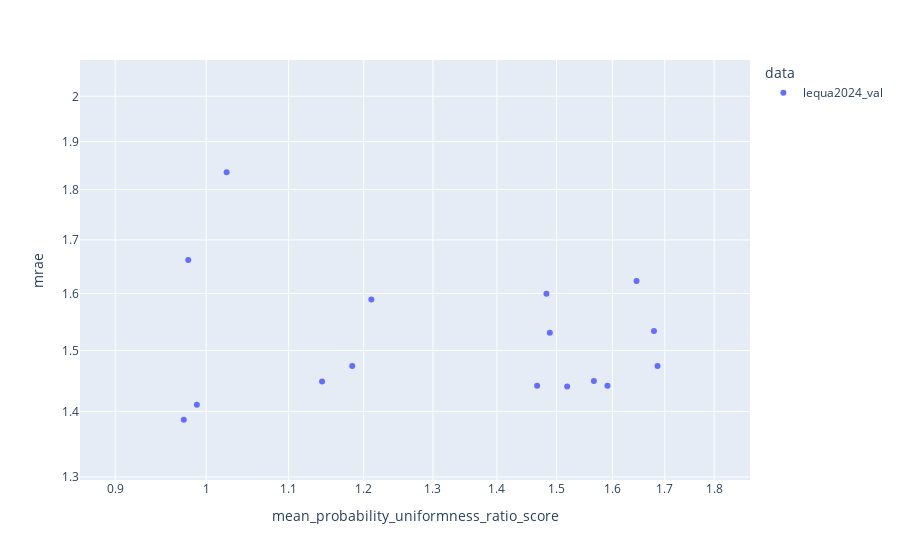

The code cell stored with this chart in its notebook:
### Code cell
def plot_neural(val_path):
    df = pd.read_csv(val_path, index_col=0) # read the results
    display(df[["data", "method", "params", "mrae"]].sort_values("mrae"))
    # display(df)
    fig = px.scatter(
        df,
        x = "mean_probability_uniformness_ratio_score",
        y = "mrae",
        color = "data",
        hover_data = ["method", "params"],
        log_x = True,
        log_y = True,
    )
    fig.show()

plot_neural("results/val_lequa2022_01.csv")

### Figure 1 — Plotly figure (JSON) as saved in the notebook; plotly's stock layout.template omitted (floating-point values rounded to 4 significant figures)
{"data": [{"customdata": [["SLD", "{'classifier__n_features': (256, 256), 'classifier__lr_init': 0.1, 'classifier__batch_size': 128, 'classifier__activation': 'tanh'}"], ["SLD", "{'classifier__n_features': (256, 256), 'classifier__lr_init': 0.1, 'classifier__batch_size': 128, 'classifier__activation': 'sigmoid'}"], ["SLD", "{'classifier__n_features': (256, 256), 'classifier__lr_init': 0.1, 'classifier__batch_size': 128, 'classifier__activation': 'relu'}"], ["SLD", "{'classifier__n_features': (256, 256), 'classifier__lr_init': 0.01, 'classifier__batch_size': 128, 'classifier__activation': 'tanh'}"], ["SLD", "{'classifier__n_features': (256, 256), 'classifier__lr_init': 0.01, 'classifier__batch_size': 128, 'classifier__activation': 'sigmoid'}"], ["SLD", "{'classifier__n_features': (256, 256), 'classifier__lr_init': 0.01, 'classifier__batch_size': 128, 'classifier__activation': 'relu'}"], ["SLD", "{'classifier__n_features': (256, 256), 'classifier__lr_init': 0.001, 'classifier__batch_size': 128, 'classifier__activation': 'tanh'}"], ["SLD", "{'classifier__n_features': (256, 256), 'classifier__lr_init': 0.001, 'classifier__batch_size': 128, 'classifier__activation': 'sigmoid'}"], ["SLD", "{'classifier__n_features': (256, 256), 'classifier__lr_init': 0.001, 'classifier__batch_size': 128, 'classifier__activation': 'relu'}"], ["SLD", "{'classifier__n_features': (128, 128), 'classifier__lr_init': 0.1, 'classifier__batch_size': 128, 'classifier__activation': 'tanh'}"], ["SLD", "{'classifier__n_features': (128, 128), 'classifier__lr_init': 0.1, 'classifier__batch_size': 128, 'classifier__activation': 'sigmoid'}"], ["SLD", "{'classifier__n_features': (128, 128), 'classifier__lr_init': 0.1, 'classifier__batch_size': 128, 'classifier__activation': 'relu'}"], ["SLD", "{'classifier__n_features': (128, 128), 'classifier__lr_init': 0.01, 'classifier__batch_size': 128, 'classifier__activation': 'tanh'}"], ["SLD", "{'classifier__n_features': (128, 128), 'classifier__lr_init': 0.01, 'classifier__batch_size': 128, 'classifier__activation': 'sigmoid'}"], ["SLD", "{'classifier__n_features': (128, 128), 'classifier__lr_init': 0.01, 'classifier__batch_size': 128, 'classifier__activation': 'relu'}"], ["SLD", "{'classifier__n_features': (128, 128), 'classifier__lr_init': 0.001, 'classifier__batch_size': 128, 'classifier__activation': 'tanh'}"], ["SLD", "{'classifier__n_features': (128, 128), 'classifier__lr_init': 0.001, 'classifier__batch_size': 128, 'classifier__activation': 'sigmoid'}"], ["SLD", "{'classifier__n_features': (128, 128), 'classifier__lr_init': 0.001, 'classifier__batch_size': 128, 'classifier__activation': 'relu'}"], ["SLD", "{'classifier__n_features': (512,), 'classifier__lr_init': 0.1, 'classifier__batch_size': 128, 'classifier__activation': 'tanh'}"], ["SLD", "{'classifier__n_features': (512,), 'classifier__lr_init': 0.1, 'classifier__batch_size': 128, 'classifier__activation': 'sigmoid'}"], ["SLD", "{'classifier__n_features': (512,), 'classifier__lr_init': 0.1, 'classifier__batch_size': 128, 'classifier__activation': 'relu'}"], ["SLD", "{'classifier__n_features': (512,), 'classifier__lr_init': 0.01, 'classifier__batch_size': 128, 'classifier__activation': 'tanh'}"], ["SLD", "{'classifier__n_features': (512,), 'classifier__lr_init': 0.01, 'classifier__batch_size': 128, 'classifier__activation': 'sigmoid'}"], ["SLD", "{'classifier__n_features': (512,), 'classifier__lr_init': 0.01, 'classifier__batch_size': 128, 'classifier__activation': 'relu'}"], ["SLD", "{'classifier__n_features': (512,), 'classifier__lr_init': 0.001, 'classifier__batch_size': 128, 'classifier__activation': 'tanh'}"], ["SLD", "{'classifier__n_features': (512,), 'classifier__lr_init': 0.001, 'classifier__batch_size': 128, 'classifier__activation': 'sigmoid'}"], ["SLD", "{'classifier__n_features': (512,), 'classifier__lr_init': 0.001, 'classifier__batch_size': 128, 'classifier__activation': 'relu'}"], ["SLD", "{'classifier__n_features': (256,), 'classifier__lr_init': 0.1, 'classifier__batch_size': 128, 'classifier__activation': 'tanh'}"], ["SLD", "{'classifier__n_features': (256,), 'classifier__lr_init': 0.1, 'classifier__batch_size': 128, 'classifier__activation': 'sigmoid'}"], ["SLD", "{'classifier__n_features': (256,), 'classifier__lr_init': 0.1, 'classifier__batch_size': 128, 'classifier__activation': 'relu'}"], ["SLD", "{'classifier__n_features': (256,), 'classifier__lr_init': 0.01, 'classifier__batch_size': 128, 'classifier__activation': 'tanh'}"], ["SLD", "{'classifier__n_features': (256,), 'classifier__lr_init': 0.01, 'classifier__batch_size': 128, 'classifier__activation': 'sigmoid'}"], ["SLD", "{'classifier__n_features': (256,), 'classifier__lr_init': 0.01, 'classifier__batch_size': 128, 'classifier__activation': 'relu'}"], ["SLD", "{'classifier__n_features': (256,), 'classifier__lr_init': 0.001, 'classifier__batch_size': 128, 'classifier__activation': 'tanh'}"], ["SLD", "{'classifier__n_features': (256,), 'classifier__lr_init': 0.001, 'classifier__batch_size': 128, 'classifier__activation': 'sigmoid'}"], ["SLD", "{'classifier__n_features': (256,), 'classifier__lr_init': 0.001, 'classifier__batch_size': 128, 'classifier__activation': 'relu'}"], ["SLD", "{'classifier__n_features': (128,), 'classifier__lr_init': 0.1, 'classifier__batch_size': 128, 'classifier__activation': 'tanh'}"], ["SLD", "{'classifier__n_features': (128,), 'classifier__lr_init': 0.1, 'classifier__batch_size': 128, 'classifier__activation': 'sigmoid'}"], ["SLD", "{'classifier__n_features': (128,), 'classifier__lr_init': 0.1, 'classifier__batch_size': 128, 'classifier__activation': 'relu'}"], ["SLD", "{'classifier__n_features': (128,), 'classifier__lr_init': 0.01, 'classifier__batch_size': 128, 'classifier__activation': 'tanh'}"], ["SLD", "{'classifier__n_features': (128,), 'classifier__lr_init': 0.01, 'classifier__batch_size': 128, 'classifier__activation': 'sigmoid'}"], ["SLD", "{'classifier__n_features': (128,), 'classifier__lr_init': 0.01, 'classifier__batch_size': 128, 'classifier__activation': 'relu'}"], ["SLD", "{'classifier__n_features': (128,), 'classifier__lr_init': 0.001, 'classifier__batch_size': 128, 'classifier__activation': 'tanh'}"], ["SLD", "{'classifier__n_features': (128,), 'classifier__lr_init': 0.001, 'classifier__batch_size': 128, 'classifier__activation': 'sigmoid'}"], ["SLD", "{'classifier__n_features': (128,), 'classifier__lr_init': 0.001, 'classifier__batch_size': 128, 'classifier__activation': 'relu'}"]], "hovertemplate": "data=lequa2024_val<br>mean_probability_uniformness_ratio_score=%{x}<br>mrae=%{y}<br>method=%{customdata[0]}<br>params=%{customdata[1]}<extra></extra>", "legendgroup": "lequa2024_val", "marker": {"color": "#636efa", "symbol": "circle"}, "mode": "markers", "name": "lequa2024_val", "orientation": "v", "showlegend": true, "type": "scatter", "x": [32.9, 5.528, 4.771, 1.998, 1.482, 1.024, 1.591, 3.218, 1.518, 20.61, 19.77, 4.774, 3.369, 1.645, 0.9794, 2.403, 2.944, 1.679, 16.35, 10.29, 4.771, 0.9893, 1.467, 1.211, 2.28, 3.407, 2.213, 32.91, 10.55, 4.771, 0.9744, 1.566, 1.184, 2.396, 3.577, 2.303, 31.75, 14.8, 4.771, 1.488, 1.686, 1.143, 2.613, 3.585, 2.19], "xaxis": "x", "y": [6.118, 4.042, 4.841, 2.353, 1.6, 1.835, 1.441, 2.988, 1.44, 5.569, 5.343, 4.837, 3.211, 1.623, 1.662, 1.71, 3.3, 1.533, 5.199, 4.896, 4.841, 1.411, 1.441, 1.589, 1.661, 1.995, 1.668, 6.12, 4.828, 4.841, 1.387, 1.449, 1.474, 1.72, 2.164, 1.71, 5.547, 5.638, 4.841, 1.531, 1.474, 1.448, 1.759, 2.197, 1.7], "yaxis": "y"}], "layout": {"autosize": true, "legend": {"title": {"text": "data"}, "tracegroupgap": 0}, "margin": {"t": 60}, "xaxis": {"anchor": "y", "autorange": false, "domain": [0, 1], "range": [-0.06342, 0.2733], "title": {"text": "mean_probability_uniformness_ratio_score"}, "type": "log"}, "yaxis": {"anchor": "x", "autorange": false, "domain": [0, 1], "range": [0.1125, 0.3189], "title": {"text": "mrae"}, "type": "log"}}}
